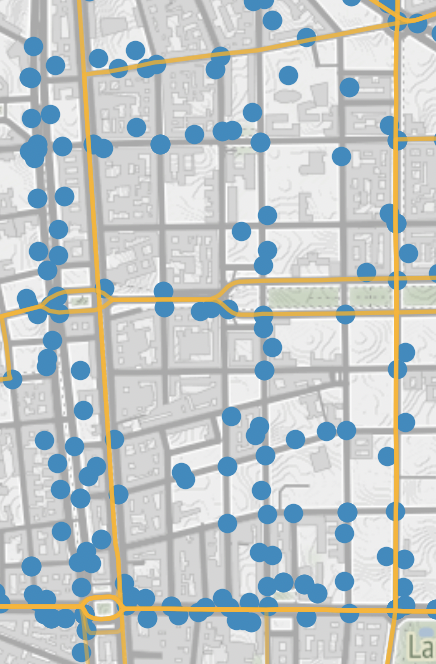

Generate this figure with Python:


import geopandas as gp
import matplotlib.pyplot as plt
import contextily as cx
import pandas as pd
import sys

sys.path.append("src/")

import geo_utils

path = "dataset/atm/atm_percorsi.geojson"

percorsi_atm = gp.read_file(path).to_crs(epsg=3857)

scale = pow(10, 6)
UPPER_BOUND = 5.708 * scale
LOWER_BOUND = 5.683 * scale
LEFT_BOUND = 1.007 * scale
RIGHT_BOUND = 1.036 * scale

percorsi_ridotti = percorsi_atm[geo_utils.remove_lines_out_of_range(
    percorsi_atm['geometry'],
    [UPPER_BOUND, LOWER_BOUND, LEFT_BOUND, RIGHT_BOUND]
    )]

path_incidenti = "dataset/incidenti/inc_strad_milano_2016.geojson"
incidenti = gp.read_file(path_incidenti).to_crs(epsg=3857)


import map_utils

scale = pow(10, 6)
bounds = [1.024 * scale, 1.028 * scale, 5.693 * scale, 5.697 * scale]
mappa = map_utils.CustomMap(bounds=bounds)
mappa.add_layer(incidenti)
mappa.add_layer(percorsi_ridotti, alpha=0.5, color = "orange")
mappa.set_label("Linee Autobus e Incidenti")
mappa.draw()
